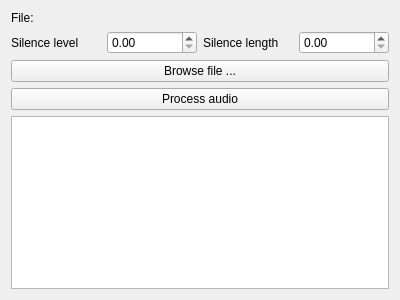
<?xml version="1.0" encoding="UTF-8"?>
<ui version="4.0">
 <class>MusicSplitter</class>
 <widget class="QMainWindow" name="MusicSplitter">
  <property name="geometry">
   <rect>
    <x>0</x>
    <y>0</y>
    <width>400</width>
    <height>300</height>
   </rect>
  </property>
  <property name="sizePolicy">
   <sizepolicy hsizetype="Preferred" vsizetype="Preferred">
    <horstretch>0</horstretch>
    <verstretch>0</verstretch>
   </sizepolicy>
  </property>
  <property name="windowTitle">
   <string>MainWindow</string>
  </property>
  <widget class="QWidget" name="centralWidget">
   <property name="sizePolicy">
    <sizepolicy hsizetype="Preferred" vsizetype="Preferred">
     <horstretch>0</horstretch>
     <verstretch>0</verstretch>
    </sizepolicy>
   </property>
   <layout class="QVBoxLayout" name="verticalLayout_2">
    <item>
     <layout class="QHBoxLayout" name="horizontalLayout_2">
      <item>
       <widget class="QLabel" name="label_4">
        <property name="sizePolicy">
         <sizepolicy hsizetype="Minimum" vsizetype="Minimum">
          <horstretch>0</horstretch>
          <verstretch>0</verstretch>
         </sizepolicy>
        </property>
        <property name="text">
         <string>File:</string>
        </property>
       </widget>
      </item>
      <item>
       <widget class="QLabel" name="chosenFile">
        <property name="text">
         <string/>
        </property>
       </widget>
      </item>
     </layout>
    </item>
    <item>
     <layout class="QHBoxLayout" name="horizontalLayout">
      <item>
       <widget class="QLabel" name="label">
        <property name="text">
         <string>Silence level</string>
        </property>
       </widget>
      </item>
      <item>
       <widget class="QDoubleSpinBox" name="levelBox">
        <property name="maximum">
         <double>1.000000000000000</double>
        </property>
        <property name="singleStep">
         <double>0.100000000000000</double>
        </property>
       </widget>
      </item>
      <item>
       <widget class="QLabel" name="label_2">
        <property name="text">
         <string>Silence length</string>
        </property>
       </widget>
      </item>
      <item>
       <widget class="QDoubleSpinBox" name="lengthBox"/>
      </item>
     </layout>
    </item>
    <item>
     <widget class="QPushButton" name="browseButton">
      <property name="sizePolicy">
       <sizepolicy hsizetype="Preferred" vsizetype="Preferred">
        <horstretch>0</horstretch>
        <verstretch>0</verstretch>
       </sizepolicy>
      </property>
      <property name="text">
       <string>Browse file ...</string>
      </property>
     </widget>
    </item>
    <item>
     <widget class="QPushButton" name="processButton">
      <property name="sizePolicy">
       <sizepolicy hsizetype="Preferred" vsizetype="Preferred">
        <horstretch>0</horstretch>
        <verstretch>0</verstretch>
       </sizepolicy>
      </property>
      <property name="text">
       <string>Process audio</string>
      </property>
     </widget>
    </item>
    <item>
     <widget class="QTableView" name="tableView">
      <property name="sizePolicy">
       <sizepolicy hsizetype="Preferred" vsizetype="Preferred">
        <horstretch>0</horstretch>
        <verstretch>0</verstretch>
       </sizepolicy>
      </property>
     </widget>
    </item>
   </layout>
  </widget>
 </widget>
 <layoutdefault spacing="6" margin="11"/>
 <resources/>
 <connections/>
</ui>
